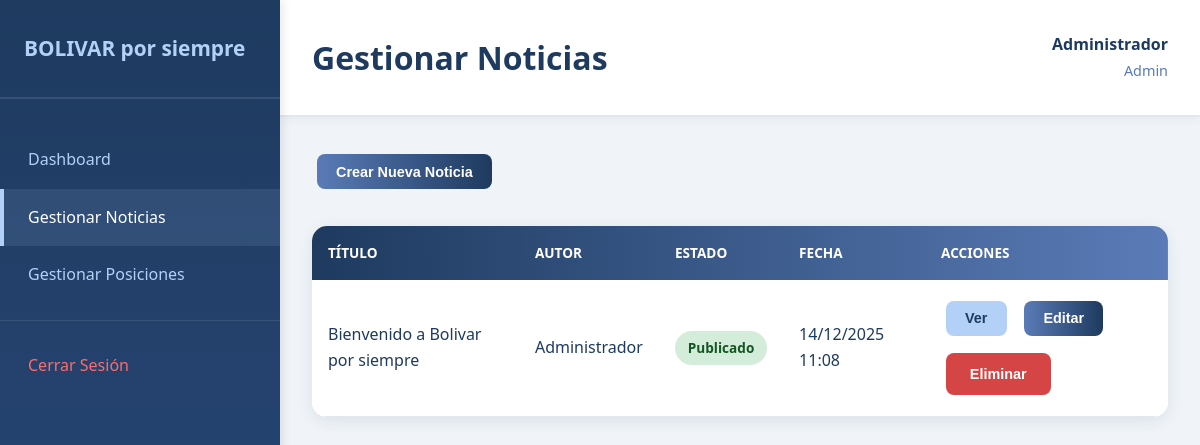
/admin/noticias/noticias.php (signed in), run on the app's committed database.
### tables this page shows
CREATE TABLE IF NOT EXISTS noticias (
  id INT AUTO_INCREMENT PRIMARY KEY,
  titulo VARCHAR(255) NOT NULL,
  contenido LONGTEXT NOT NULL,
  autor_id INT NOT NULL,
  imagen VARCHAR(255),
  estado ENUM('publicado', 'borrador', 'cancelado') DEFAULT 'borrador',
  fecha_creacion TIMESTAMP DEFAULT CURRENT_TIMESTAMP,
  fecha_actualizacion TIMESTAMP DEFAULT CURRENT_TIMESTAMP ON UPDATE CURRENT_TIMESTAMP,
  fecha_publicacion DATETIME NULL,
  FOREIGN KEY (autor_id) REFERENCES usuarios(id) ON DELETE CASCADE,
  INDEX idx_estado (estado),
  INDEX idx_fecha (fecha_creacion)
);

CREATE TABLE IF NOT EXISTS usuarios (
  id INT AUTO_INCREMENT PRIMARY KEY,
  nombre VARCHAR(100) NOT NULL,
  email VARCHAR(100) UNIQUE NOT NULL,
  usuario VARCHAR(50) UNIQUE NOT NULL,
  contrasena VARCHAR(255) NOT NULL,
  rol ENUM('admin', 'usuario') DEFAULT 'usuario',
  estado ENUM('activo', 'inactivo') DEFAULT 'activo',
  fecha_creacion TIMESTAMP DEFAULT CURRENT_TIMESTAMP,
  fecha_actualizacion TIMESTAMP DEFAULT CURRENT_TIMESTAMP ON UPDATE CURRENT_TIMESTAMP
);

### config/database.php (called while the page is built, shortened)
<?php
function obtener_usuario_actual() {
    $usuario = [
        'id' => isset($_SESSION['usuario_id']) ? $_SESSION['usuario_id'] : '',
        'nombre' => isset($_SESSION['usuario_nombre']) ? $_SESSION['usuario_nombre'] : 'Usuario',
        'usuario' => isset($_SESSION['usuario_usuario']) ? $_SESSION['usuario_usuario'] : '',
        'rol' => isset($_SESSION['usuario_rol']) ? $_SESSION['usuario_rol'] : 'usuario'
    ];
    return $usuario;
}
?>

### admin/noticias/noticias.php (the view, shortened to what this page needs)
<?php
require_once '../../config/database.php';
require_once '../../includes/auth.php';
    ?>
    <?php
$noticias = [];
$resultado = $conn->query("SELECT n.*, u.nombre FROM noticias n JOIN usuarios u ON n.autor_id = u.id ORDER BY n.fecha_creacion DESC");
if ($resultado) {
    while ($fila = $resultado->fetch_assoc()) {
        $noticias[] = $fila;
    }
}
$usuario = obtener_usuario_actual();
?>
<!DOCTYPE html>
<html lang="es">
<head>
    <link rel="stylesheet" href="../../assets/css/style.css">
    <link rel="stylesheet" href="../../assets/css/admin/dashboard.css">
    <link rel="stylesheet" href="../../assets/css/admin/noticias.css">
</head>
<body>
    <div class="admin-container">
        <aside class="sidebar">
            <div class="sidebar-header">
                <h3>BOLIVAR por siempre</h3>
            </div>
            <nav class="sidebar-nav">
                <ul>
                    <li><a href="../dashboard.php">Dashboard</a></li>
                    <li><a href="noticias.php" class="active">Gestionar Noticias</a></li>
                    <li><a href="../tabla_posiciones/tabla_posiciones.php">Gestionar Posiciones</a></li>
                    <li class="divider"></li>
                    <li><a href="../../?logout=1" class="logout">Cerrar Sesión</a></li>
                </ul>
            </nav>
        </aside>
        <main class="admin-content">
            <div class="admin-topbar">
                <h1>Gestionar Noticias</h1>
                <div class="user-info">
                    <span><?php echo htmlspecialchars($usuario['nombre']); ?></span>
                    <small><?php echo ucfirst($usuario['rol']); ?></small>
                </div>
            </div>
            <div class="admin-body">
                <div class="noticias-header">
                    <button class="btn-primary" onclick="abrirModalAdmin('modalCrearNoticia', 'crear')">
                        Crear Nueva Noticia
                    </button>
                </div>
                <div class="table-container">
                    <table class="admin-table">
                        <thead>
                            <tr>
                                <th>Título</th>
                                <th>Autor</th>
                                <th>Estado</th>
                                <th>Fecha</th>
                                <th>Acciones</th>
                            </tr>
                        </thead>
                        <tbody>
                            <?php if (!empty($noticias)): ?>
                                <?php foreach ($noticias as $noticia): ?>
                                    <tr>
                                        <td><?php echo htmlspecialchars(substr($noticia['titulo'], 0, 40)); ?></td>
                                        <td><?php echo htmlspecialchars($noticia['nombre']); ?></td>
                                        <td>
                                            <span class="estado-badge estado-<?php echo $noticia['estado']; ?>">
                                                <?php echo ucfirst($noticia['estado']); ?>
                                            </span>
                                        </td>
                                        <td><?php echo date('d/m/Y H:i', strtotime($noticia['fecha_creacion'])); ?></td>
                                        <td class="acciones">
                                            <button class="btn-action btn-secondary" onclick="abrirModalAdmin('modalVerNoticia', 'ver', <?php echo $noticia['id']; ?>)">Ver</button>
                                            <button class="btn-action btn-primary" onclick="abrirModalAdmin('modalEditarNoticia', 'editar', <?php echo $noticia['id']; ?>)">Editar</button>
                                            <button class="btn-action btn-danger" onclick="abrirModalConfirmacion('eliminar_noticia', <?php echo $noticia['id']; ?>, '<?php echo htmlspecialchars($noticia['titulo']); ?>')">Eliminar</button>
                                        </td>
                                    </tr>
                                <?php endforeach; ?>
                            <?php else: ?>
                                <tr>
                                    <td colspan="5" class="text-center">No hay noticias registradas</td>
                                </tr>
                            <?php endif; ?>
                        </tbody>
                    </table>
                </div>
            </div>
        </main>
    </div>
</body>
</html>

### assets/css/style.css (style rules this page uses)
* { margin: 0; padding: 0; box-sizing: border-box; }
body { font-family: 'Montserrat', 'Segoe UI', Tahoma, Geneva, Verdana, sans-serif; background: linear-gradient(135deg, #e3ecf7 0%, #b3d1f7 100%); color: #1e3a5f; line-height: 1.6; font-size: 16px; }

### assets/css/admin/dashboard.css (style rules this page uses)
.admin-container { display: flex; height: 100vh; background: #f0f4f8; }
.sidebar { width: 280px; background: linear-gradient(180deg, #1e3a5f 0%, #2a4a7c 100%); color: #fff; padding: 0; box-shadow: 2px 0 10px rgba(0, 0, 0, 0.1); overflow-y: auto; position: fixed; height: 100vh; z-index: 50; }
.sidebar-header { padding: 2rem 1.5rem; border-bottom: 2px solid rgba(255, 255, 255, 0.1); }
.sidebar-header h3 { margin: 0; font-size: 1.3rem; color: #b3d1f7; }
.sidebar-nav { margin-top: 2rem; }
.sidebar-nav ul { list-style: none; padding: 0; margin: 0; }
.sidebar-nav li { margin: 0; }
.sidebar-nav a { display: block; padding: 1rem 1.5rem; color: #b3d1f7; text-decoration: none; transition: all 0.3s ease; border-left: 4px solid transparent; }
.sidebar-nav a:hover, .sidebar-nav a.active { background: rgba(179, 209, 247, 0.1); color: #fff; border-left-color: #b3d1f7; }
.sidebar-nav .divider { height: 1px; background: rgba(255, 255, 255, 0.1); margin: 1rem 0; }
.sidebar-nav .logout { color: #ff6b6b; }
.admin-content { margin-left: 280px; flex: 1; display: flex; flex-direction: column; overflow-y: auto; }
.admin-topbar { background: #fff; padding: 2rem; border-bottom: 2px solid #e0e8f0; display: flex; justify-content: space-between; align-items: center; box-shadow: 0 2px 10px rgba(0, 0, 0, 0.05); }
.admin-topbar h1 { margin: 0; color: #1e3a5f; font-size: 2rem; }
.user-info { text-align: right; }
.user-info span { display: block; color: #1e3a5f; font-weight: 600; }
.user-info small { color: #5a7bb7; font-size: 0.9rem; }
.admin-body { flex: 1; padding: 2rem; overflow-y: auto; }
.admin-table { width: 100%; border-collapse: collapse; background: #fff; }
.admin-table thead { background: linear-gradient(90deg, #1e3a5f, #5a7bb7); color: #fff; }
.admin-table th { padding: 1rem; text-align: left; font-weight: 600; text-transform: uppercase; font-size: 0.85rem; }
.admin-table td { padding: 1rem; border-bottom: 1px solid #e0e8f0; }
.estado-badge { display: inline-block; padding: 0.4rem 0.8rem; border-radius: 20px; font-size: 0.85rem; font-weight: 600; }
.estado-publicado { background: #d4edda; color: #155724; }
.btn-action { display: inline-block; padding: 0.5rem 1rem; margin: 0.25rem; border-radius: 8px; text-decoration: none; font-size: 0.85rem; font-weight: 600; transition: all 0.3s ease; border: none; cursor: pointer; }
.btn-primary { background: #5a7bb7; color: #fff; }
.btn-secondary { background: #b3d1f7; color: #1e3a5f; }
.btn-danger { background: #ff6b6b; color: #fff; }

### assets/css/admin/noticias.css (style rules this page uses)
.noticias-header { display: flex; justify-content: space-between; align-items: center; margin-bottom: 2rem; }
.table-container { overflow-x: auto; background: #fff; border-radius: 15px; box-shadow: 0 4px 15px rgba(30, 58, 95, 0.1); }
.acciones { display: flex; gap: 0.5rem; flex-wrap: wrap; }
.btn-primary, .btn-secondary, .btn-danger { display: inline-block; padding: 0.6rem 1.2rem; margin: 0.3rem; border-radius: 8px; text-decoration: none; font-size: 0.9rem; font-weight: 600; transition: all 0.3s ease; border: none; cursor: pointer; }
.btn-primary { background: linear-gradient(90deg, #5a7bb7, #1e3a5f); color: #fff; }
.btn-secondary { background: #b3d1f7; color: #1e3a5f; }
.btn-danger { background: #ff6b6b; color: #fff; }
.btn-danger { background: #d64545; color: #fff; padding: 0.8rem 1.5rem; border: none; border-radius: 8px; font-weight: 600; cursor: pointer; transition: all 0.3s ease; }

### data on the page
noticias: autor.nombre "Administrador", titulo "Bienvenido a Bolivar por siempre", estado "Publicado", fecha_creacion "14/12/2025 11:08"

### other printed values
$usuario['rol'] "Admin"
